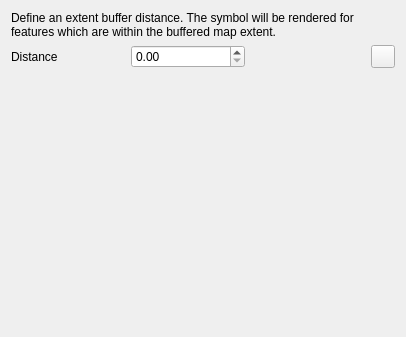
<?xml version="1.0" encoding="UTF-8"?>
<ui version="4.0">
 <class>QgsExtentBufferDialogBase</class>
 <widget class="QgsPanelWidget" name="QgsExtentBufferDialogBase">
  <property name="geometry">
   <rect>
    <x>0</x>
    <y>0</y>
    <width>406</width>
    <height>337</height>
   </rect>
  </property>
  <property name="windowTitle">
   <string>Symbol Levels</string>
  </property>
  <layout class="QVBoxLayout" name="verticalLayout">
   <item>
    <widget class="QLabel" name="label">
     <property name="text">
      <string>Define an extent buffer distance. The symbol will be rendered for features which are within the buffered map extent.</string>
     </property>
     <property name="wordWrap">
      <bool>true</bool>
     </property>
    </widget>
   </item>
   <item>
    <layout class="QHBoxLayout" name="horizontalLayout">
     <item>
      <widget class="QLabel" name="label_2">
       <property name="text">
        <string>Distance</string>
       </property>
      </widget>
     </item>
     <item>
      <widget class="QgsDoubleSpinBox" name="mExtentBufferSpinBox">
       <property name="minimum">
        <double>0.000000000000000</double>
       </property>
       <property name="maximum">
        <double>999999999.000000000000000</double>
       </property>
       <property name="clearValue">
        <bool>false</bool>
       </property>
       <property name="expressionsEnabled">
        <bool>false</bool>
       </property>
      </widget>
     </item>
     <item>
      <widget class="QgsUnitSelectionWidget" name="mExtentBufferUnitSelectionWidget" native="true"/>
     </item>
     <item>
      <widget class="QgsPropertyOverrideButton" name="mExtentBufferDDButton"/>
     </item>
    </layout>
   </item>
   <item>
    <spacer name="verticalSpacer">
     <property name="orientation">
      <enum>Qt::Vertical</enum>
     </property>
     <property name="sizeHint" stdset="0">
      <size>
       <width>20</width>
       <height>40</height>
      </size>
     </property>
    </spacer>
   </item>
  </layout>
 </widget>
 <customwidgets>
  <customwidget>
   <class>QgsDoubleSpinBox</class>
   <extends>QDoubleSpinBox</extends>
   <header>qgsdoublespinbox.h</header>
  </customwidget>
  <customwidget>
   <class>QgsPropertyOverrideButton</class>
   <extends>QToolButton</extends>
   <header>qgspropertyoverridebutton.h</header>
  </customwidget>
  <customwidget>
   <class>QgsPanelWidget</class>
   <extends>QWidget</extends>
   <header>qgspanelwidget.h</header>
   <container>1</container>
  </customwidget>
  <customwidget>
   <class>QgsUnitSelectionWidget</class>
   <extends>QWidget</extends>
   <header>qgsunitselectionwidget.h</header>
   <container>1</container>
  </customwidget>
 </customwidgets>
 <resources/>
 <connections/>
</ui>
